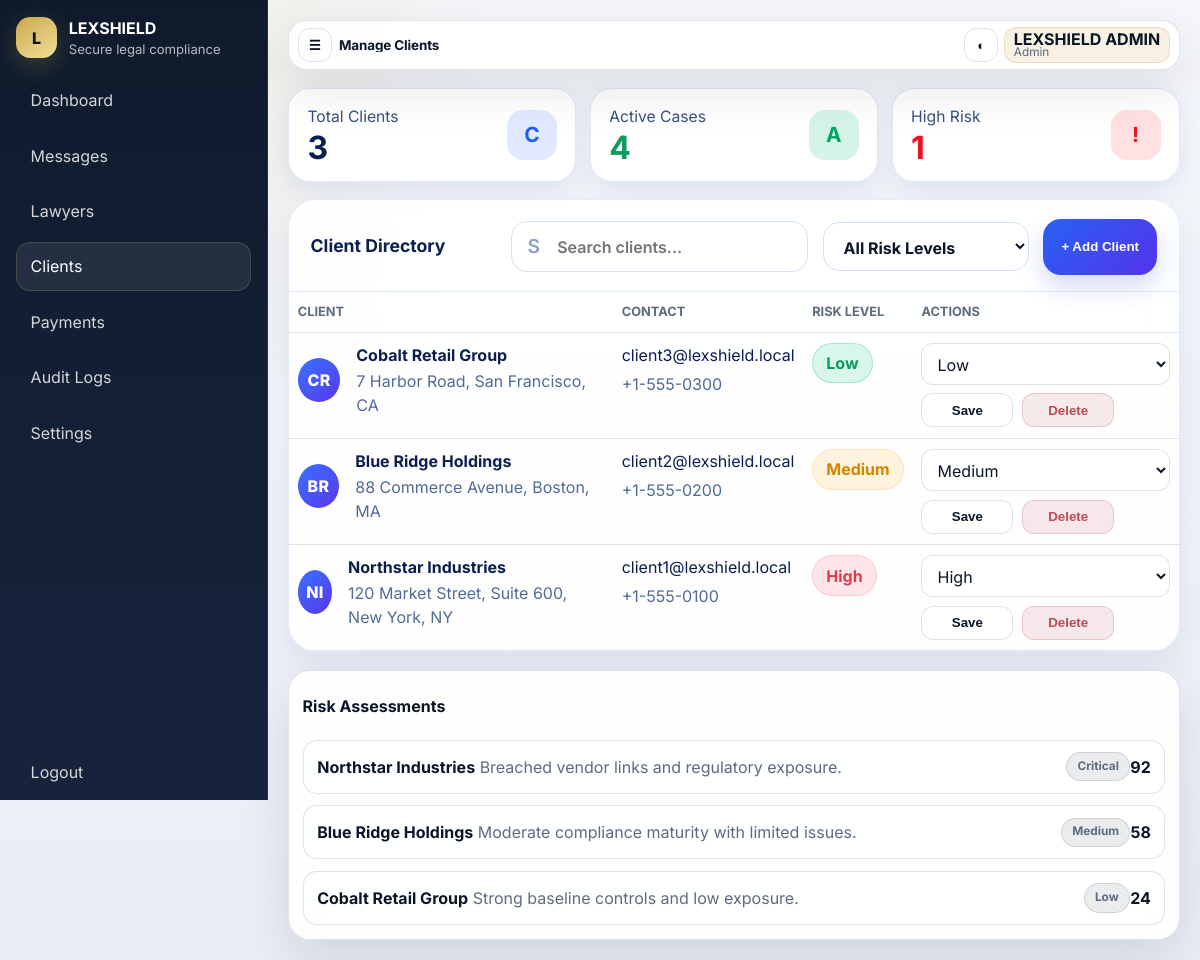
Before: /admin/manage_clients.php (signed in) with the older database file.
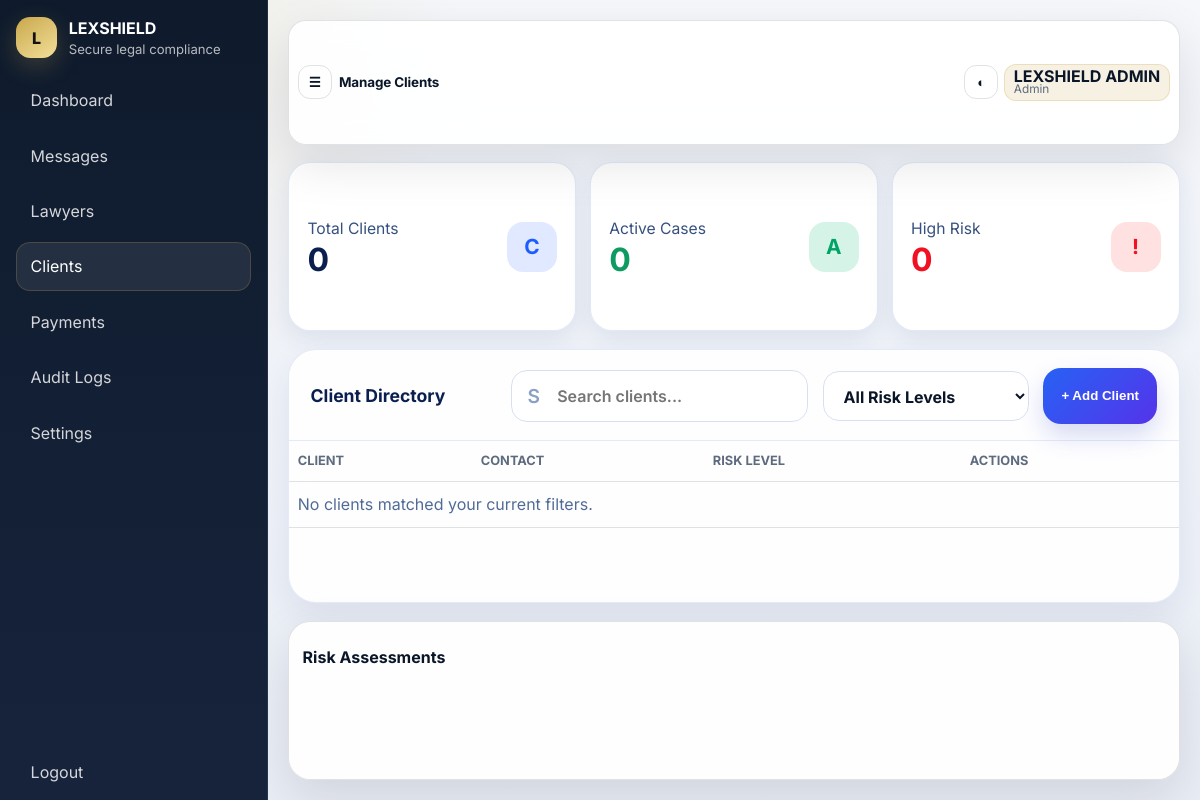
After: the same page with the newer database file.
### tables this page shows
CREATE TABLE `users` (
  `id` INT UNSIGNED NOT NULL AUTO_INCREMENT,
  `full_name` VARCHAR(150) NOT NULL,
  `email` VARCHAR(190) NOT NULL,
  `password_hash` VARCHAR(255) NOT NULL,
  `role` ENUM('admin','lawyer','client') NOT NULL,
  `is_active` TINYINT(1) NOT NULL DEFAULT 1,
  `failed_login_attempts` TINYINT UNSIGNED NOT NULL DEFAULT 0,
  `locked_until` DATETIME DEFAULT NULL,
  `created_at` TIMESTAMP NOT NULL DEFAULT CURRENT_TIMESTAMP,
  `last_login` DATETIME DEFAULT NULL,
  `avatar_stored_name` VARCHAR(255) DEFAULT NULL,
  PRIMARY KEY (`id`),
  UNIQUE KEY `uq_users_email` (`email`),
  KEY `idx_users_role_active` (`role`, `is_active`)
);

CREATE TABLE `clients` (
  `id` INT UNSIGNED NOT NULL AUTO_INCREMENT,
  `user_id` INT UNSIGNED NOT NULL,
  `contact_number` VARCHAR(40) NOT NULL,
  `address` TEXT,
  `risk_level` ENUM('low','medium','high') NOT NULL DEFAULT 'low',
  PRIMARY KEY (`id`),
  UNIQUE KEY `uq_clients_user` (`user_id`),
  KEY `idx_clients_risk` (`risk_level`),
  CONSTRAINT `fk_clients_user` FOREIGN KEY (`user_id`) REFERENCES `users` (`id`) ON DELETE CASCADE
);

CREATE TABLE `risk_assessments` (
  `id` INT UNSIGNED NOT NULL AUTO_INCREMENT,
  `client_id` INT UNSIGNED NOT NULL,
  `score` INT NOT NULL,
  `level` ENUM('low','medium','high','critical') NOT NULL DEFAULT 'low',
  `assessed_at` TIMESTAMP NOT NULL DEFAULT CURRENT_TIMESTAMP,
  `notes` TEXT,
  PRIMARY KEY (`id`),
  KEY `idx_risk_client_level` (`client_id`, `level`),
  CONSTRAINT `fk_risk_client` FOREIGN KEY (`client_id`) REFERENCES `clients` (`id`) ON DELETE CASCADE
);

### config/app.php (called while the page is built, shortened)
<?php
$lexAppUrl = getenv('APP_URL') ?: '';
$lexApiUrl = getenv('API_URL') ?: 'http://127.0.0.1:3001';
if ($lexAppUrl === '') {
    $scheme = (!empty($_SERVER['HTTPS']) && $_SERVER['HTTPS'] !== 'off') ? 'https' : 'http';
    $host = $_SERVER['HTTP_HOST'] ?? 'localhost';
    $scriptName = $_SERVER['SCRIPT_NAME'] ?? '/index.php';
    $basePath = rtrim(str_replace('\\', '/', dirname($scriptName)), '/');
    $lexAppUrl = $scheme . '://' . $host . ($basePath === '' ? '' : $basePath);
}

### config/db.php (called while the page is built, shortened)
<?php
$lexDbPingChecked = false;

### admin/manage_clients.php (the view, shortened to what this page needs)
<?php
require_once __DIR__ . '/../config/bootstrap.php';
lex_require_role('admin');
function lex_client_initials(string $name): string
{
    $name = trim($name);
    $parts = preg_split('/\s+/', $name) ?: [];
    $initials = '';
    foreach (array_slice($parts, 0, 2) as $part) {
        $initials .= strtoupper(substr($part, 0, 1));
    }
    return $initials !== '' ? $initials : 'CL';
}
function lex_client_risk_class(string $level): string
{
    return match (strtolower(trim($level))) {
        'high' => 'is-high',
        'medium' => 'is-medium',
        default => 'is-low',
    };
}
$search = trim((string) ($_GET['q'] ?? ''));
$riskFilter = strtolower(trim((string) ($_GET['risk'] ?? 'all')));
$clientParams = [];
$clientQuery = 'SELECT c.*, u.full_name, u.email FROM clients c JOIN users u ON u.id = c.user_id';
$clientQuery .= ' ORDER BY c.id DESC';
$clients = lex_recent($clientQuery, $clientParams);
$assessments = lex_recent('SELECT ra.*, u.full_name FROM risk_assessments ra JOIN clients c ON c.id = ra.client_id JOIN users u ON u.id = c.user_id ORDER BY ra.assessed_at DESC');
$totalClients = lex_stats('SELECT COUNT(*) FROM clients');
$activeCases = lex_stats("SELECT COUNT(*) FROM cases WHERE status IN ('open','ongoing')");
$highRiskClients = lex_stats("SELECT COUNT(*) FROM clients WHERE risk_level = 'high'");
lex_page_header('Manage Clients', 'clients');
?>
  <section class="admin-clients-stats" aria-label="Client summary">
    <article class="admin-clients-stat-card">
      <div>
        <span>Total Clients</span>
        <strong><?= number_format($totalClients) ?></strong>
      </div>
      <div class="admin-clients-stat-icon tone-blue" aria-hidden="true">C</div>
    </article>
    <article class="admin-clients-stat-card">
      <div>
        <span>Active Cases</span>
        <strong class="tone-success"><?= number_format($activeCases) ?></strong>
      </div>
      <div class="admin-clients-stat-icon tone-green" aria-hidden="true">A</div>
    </article>
    <article class="admin-clients-stat-card">
      <div>
        <span>High Risk</span>
        <strong class="tone-danger"><?= number_format($highRiskClients) ?></strong>
      </div>
      <div class="admin-clients-stat-icon tone-red" aria-hidden="true">!</div>
    </article>
  </section>
  <section class="card admin-clients-directory-card">
    <div class="admin-clients-directory-head">
      <div>
        <h2>Client Directory</h2>
      </div>
      <form method="get" class="admin-clients-filters">
        <label class="admin-clients-search">
          <span class="admin-clients-field-icon" aria-hidden="true">S</span>
          <input type="search" name="q" value="<?= lex_e($search) ?>" placeholder="Search clients...">
        </label>
        <label class="admin-clients-risk-filter">
          <select name="risk" onchange="this.form.submit()">
            <option value="all"<?= $riskFilter === 'all' ? ' selected' : '' ?>>All Risk Levels</option>
          </select>
        </label>
        <button class="button admin-clients-add-button admin-clients-toolbar-button" type="button" data-client-create-open>+ Add Client</button>
      </form>
    </div>
    <div class="table-wrap">
      <table class="data-table admin-clients-table">
        <thead><tr><th>Client</th><th>Contact</th><th>Risk Level</th><th>Actions</th></tr></thead>
        <tbody>
        <?php foreach ($clients as $client): ?>
          <?php $riskClass = lex_client_risk_class((string) ($client['risk_level'] ?? 'low')); ?>
          <tr>
            <td>
              <div class="admin-clients-person">
                <div class="admin-clients-avatar"><?= lex_e(lex_client_initials((string) $client['full_name'])) ?></div>
                <div>
                  <strong><?= lex_e($client['full_name']) ?></strong>
                  <span><?= lex_e((string) ($client['address'] ?: 'No address provided')) ?></span>
                </div>
              </div>
            </td>
            <td>
              <div class="admin-clients-contact">
                <span><?= lex_e($client['email']) ?></span>
                <span><?= lex_e((string) ($client['contact_number'] ?: 'No phone number')) ?></span>
              </div>
            </td>
            <td>
              <span class="admin-clients-risk-pill <?= lex_e($riskClass) ?>"><?= lex_e(ucfirst((string) $client['risk_level'])) ?></span>
            </td>
            <td>
              <form method="post" class="admin-clients-actions">
                <select name="risk_level" aria-label="Risk level">
                  <option value="low"<?= ($client['risk_level'] ?? '') === 'low' ? ' selected' : '' ?>>Low</option>
                  <option value="medium"<?= ($client['risk_level'] ?? '') === 'medium' ? ' selected' : '' ?>>Medium</option>
                  <option value="high"<?= ($client['risk_level'] ?? '') === 'high' ? ' selected' : '' ?>>High</option>
                </select>
                <button class="button button-secondary admin-clients-action-button" type="submit">Save</button>
                <button
                  class="button button-danger admin-clients-action-button"
                  type="button"
                  data-client-delete-open
                  data-client-id="<?= (int) $client['id'] ?>"
                  data-client-name="<?= lex_e((string) $client['full_name']) ?>"
                >Delete</button>
              </form>
            </td>
          </tr>
        <?php endforeach; ?>
        <?php if (!$clients): ?>
          <tr>
            <td colspan="4" class="admin-clients-empty">No clients matched your current filters.</td>
          </tr>
        <?php endif; ?>
        </tbody>
      </table>
    </div>
  </section>
  <section class="card admin-client-card">
  <div class="card-head"><h2>Risk Assessments</h2></div>
  <div class="stack-list">
    <?php foreach ($assessments as $item): ?>
      <div class="stack-row">
        <div>
          <strong><?= lex_e($item['full_name']) ?></strong>
          <span><?= lex_e($item['notes']) ?></span>
        </div>
        <div class="stack-row-right">
          <span class="pill"><?= lex_e($item['level']) ?></span>
          <strong><?= (int) $item['score'] ?></strong>
        </div>
      </div>
    <?php endforeach; ?>
  </div>
  </section>
</div>
<?php lex_page_footer(); ?>

### config/bootstrap.php (shortened to what this page needs)
<?php
require_once __DIR__ . '/app.php';
require_once __DIR__ . '/db.php';
function lex_pdo(): PDO
{
    global $pdo, $lexDbPingChecked;
    if (!$lexDbPingChecked) {
        $lexDbPingChecked = true;
        try {
            $pdo->query('SELECT 1');
        } catch (Throwable $e) {
            if (lex_db_is_connection_lost($e)) {
                return lex_reset_pdo();
            }
            throw $e;
        }
    }
    return $pdo;
}
function lex_db_retry(callable $callback, mixed $fallback = null): mixed
{
    try {
        return $callback();
    } catch (Throwable $e) {
        if (!lex_db_is_connection_lost($e)) {
            throw $e;
        }
        error_log('[DB] Lost connection detected, reconnecting: ' . $e->getMessage());
        try {
            lex_reset_pdo();
        } catch (Throwable $reconnectError) {
            error_log('[DB] Reconnect failed: ' . $reconnectError->getMessage());
            return $fallback;
        }
        try {
            return $callback();
        } catch (Throwable $retry) {
            error_log('[DB] Retry after reconnect failed: ' . $retry->getMessage());
            return $fallback;
        }
    }
}
function lex_app_url(string $path = ''): string
{
    global $lexAppUrl;
    return rtrim($lexAppUrl, '/') . '/' . ltrim($path, '/');
}
function lex_api_url(string $path = ''): string
{
    global $lexApiUrl;
    return rtrim($lexApiUrl, '/') . '/' . ltrim($path, '/');
}
function lex_e(?string $value): string
{
    return htmlspecialchars((string) $value, ENT_QUOTES | ENT_SUBSTITUTE, 'UTF-8');
}
function lex_current_user(): ?array
{
    static $user = null;
    if ($user !== null) {
        return $user;
    }
    $user = lex_db_retry(static function (): ?array {
        $stmt = lex_pdo()->prepare('SELECT id, full_name, email, role, is_active, last_login FROM users WHERE id = :id LIMIT 1');
        $stmt->execute(['id' => (int) $_SESSION['user_id']]);
        return $stmt->fetch() ?: null;
    }, null);
    return $user;
}
function lex_require_login(): array
{
    $user = lex_current_user();
    return $user;
}
function lex_require_role(string|array $roles): array
{
    $user = lex_require_login();
    return $user;
}
function lex_page_header(string $title, string $active = '', ?array $user = null): void
{
    $user = $user ?? lex_current_user();
    $role = $user['role'] ?? '';
    $isLoggedIn = (bool) $user;
    $links = [
        'admin' => [
            ['key' => 'dashboard', 'label' => 'Dashboard', 'href' => '../admin/index.php'],
            ['key' => 'messages', 'label' => 'Messages', 'href' => 'messages.php'],
            ['key' => 'lawyers', 'label' => 'Lawyers', 'href' => 'manage_lawyers.php'],
            ['key' => 'clients', 'label' => 'Clients', 'href' => 'manage_clients.php'],
            ['key' => 'payments', 'label' => 'Payments', 'href' => 'payments.php'],
            ['key' => 'audit', 'label' => 'Audit Logs', 'href' => 'audit_logs.php'],
            ['key' => 'settings', 'label' => 'Settings', 'href' => 'system_settings.php'],
        ],
        'lawyer' => [
            ['key' => 'dashboard', 'label' => 'Dashboard', 'href' => lex_app_url('lawyer/index.php')],
            ['key' => 'profile', 'label' => 'Profile', 'href' => lex_app_url('lawyer/profile.php')],
            ['key' => 'case-files', 'label' => 'Case Files', 'href' => lex_app_url('case_files.php')],
            ['key' => 'appointments', 'label' => 'Appointments', 'href' => lex_app_url('lawyer/appointment.php')],
            ['key' => 'messages', 'label' => 'Messages', 'href' => lex_app_url('lawyer/messages.php')],
        ],
        'client' => [
            ['key' => 'dashboard', 'label' => 'Dashboard', 'href' => lex_app_url('client/index.php')],
            ['key' => 'lawyers', 'label' => 'Lawyers', 'href' => lex_app_url('client/lawyers.php')],
            ['key' => 'payments', 'label' => 'Payments', 'href' => lex_app_url('client/payments.php')],
            ['key' => 'billing', 'label' => 'Billing', 'href' => lex_app_url('client/billing.php')],
            ['key' => 'profile', 'label' => 'Profile', 'href' => lex_app_url('client/profile.php')],
            ['key' => 'case-files', 'label' => 'Case Files', 'href' => lex_app_url('case_files.php')],
            ['key' => 'messages', 'label' => 'Messages', 'href' => lex_app_url('client/messages.php')],
            ['key' => 'appointments', 'label' => 'Appointments', 'href' => lex_app_url('client/appointment.php')],
        ],
    ];
    $nav = $links[$role] ?? [];
    echo '<!DOCTYPE html><html lang="en"><head><meta charset="UTF-8"><meta name="viewport" content="width=device-width, initial-scale=1.0">';
    echo '<link rel="stylesheet" href="' . lex_e(lex_asset_url('public/css/style.css')) . '">';
    echo '</head><body data-api-base="' . lex_e(lex_api_url()) . '" data-role="' . lex_e($role) . '">';
    echo '<div class="app-shell">';
    if ($isLoggedIn && $role) {
        echo '<aside class="sidebar" id="sidebar" aria-label="Primary">';
        echo '<div class="brand-block"><div class="brand-mark">L</div><div><strong>' . lex_e(LEX_APP_NAME) . '</strong><span>Secure legal compliance</span></div></div>';
        echo '<nav class="sidebar-nav">';
        foreach ($nav as $item) {
            $activeClass = $active === $item['key'] ? ' active' : '';
            echo '<a class="nav-link' . $activeClass . '" href="' . lex_e($item['href']) . '">' . lex_e($item['label']) . '</a>';
        }
        echo '</nav>';
        echo '<div class="sidebar-footer"><a class="nav-link" href="' . lex_e(lex_app_url('auth/logout.php')) . '">Logout</a></div>';
        echo '</aside>';
    }
    echo '<main class="main-content" id="main">';
    $topbarClass = 'topbar';
    echo '<header class="' . $topbarClass . '">';
    echo '<button class="icon-button" id="sidebarToggle" aria-label="Toggle navigation">☰</button>';
    echo '<div class="topbar-title"><h1>' . lex_e($title) . '</h1></div>';
    echo '<div class="topbar-actions">';
    echo '<button class="icon-button" id="themeToggle" aria-label="Toggle theme">◐</button>';
    if ($user) {
        echo '<div class="user-chip"><strong>' . lex_e($user['full_name'] ?? '') . '</strong><span>' . lex_e(ucfirst($role)) . '</span></div>';
    } else {
        echo '<a class="button button-primary" href="' . lex_e(lex_app_url('auth/login.php')) . '">Login</a>';
    }
    echo '</div></header>';
}
function lex_page_footer(): void
{
    echo '</main></div></body></html>';
}
function lex_asset_url(string $path): string
{
    $url = lex_app_url($path);
    $filePath = dirname(__DIR__) . DIRECTORY_SEPARATOR . str_replace(['/', '\\'], DIRECTORY_SEPARATOR, $path);
    $version = is_file($filePath) ? (string) filemtime($filePath) : '';
    return $url . (str_contains($url, '?') ? '&' : '?') . 'v=' . rawurlencode($version);
}
function lex_stats(string $query, array $params = []): int
{
    $result = lex_db_retry(static function () use ($query, $params): int {
        $stmt = lex_pdo()->prepare($query);
        $stmt->execute($params);
        return (int) $stmt->fetchColumn();
    }, 0);
    return (int) $result;
}
function lex_recent(string $query, array $params = []): array
{
    $result = lex_db_retry(static function () use ($query, $params): array {
        $stmt = lex_pdo()->prepare($query);
        $stmt->execute($params);
        return $stmt->fetchAll();
    }, []);
    return is_array($result) ? $result : [];
}

Changed rows visible on the page:
removed clients: user.full_name "CR", user.full_name "Cobalt Retail Group", address "7 Harbor Road, San Francisco, CA", user.email "client3@lexshield.local", contact_number "+1-555-0300", risk_level "Low"
removed clients: user.full_name "BR", user.full_name "Blue Ridge Holdings", address "88 Commerce Avenue, Boston, MA", user.email "client2@lexshield.local", contact_number "+1-555-0200", risk_level "Medium"
removed clients: user.full_name "NI", user.full_name "Northstar Industries", address "120 Market Street, Suite 600, New York, NY", user.email "client1@lexshield.local", contact_number "+1-555-0100", risk_level "High"
removed risk_assessments: users.full_name "Northstar Industries", notes "Breached vendor links and regulatory exposure.", level "Critical", score "92"
removed risk_assessments: users.full_name "Blue Ridge Holdings", notes "Moderate compliance maturity with limited issues.", level "Medium", score "58"
removed risk_assessments: users.full_name "Cobalt Retail Group", notes "Strong baseline controls and low exposure.", level "Low", score "24"
Other visible differences:
$totalClients: "3" → "0"
$activeCases: "4" → "0"
$highRiskClients: "1" → "0"
text now shown: "No clients matched your current filters."
